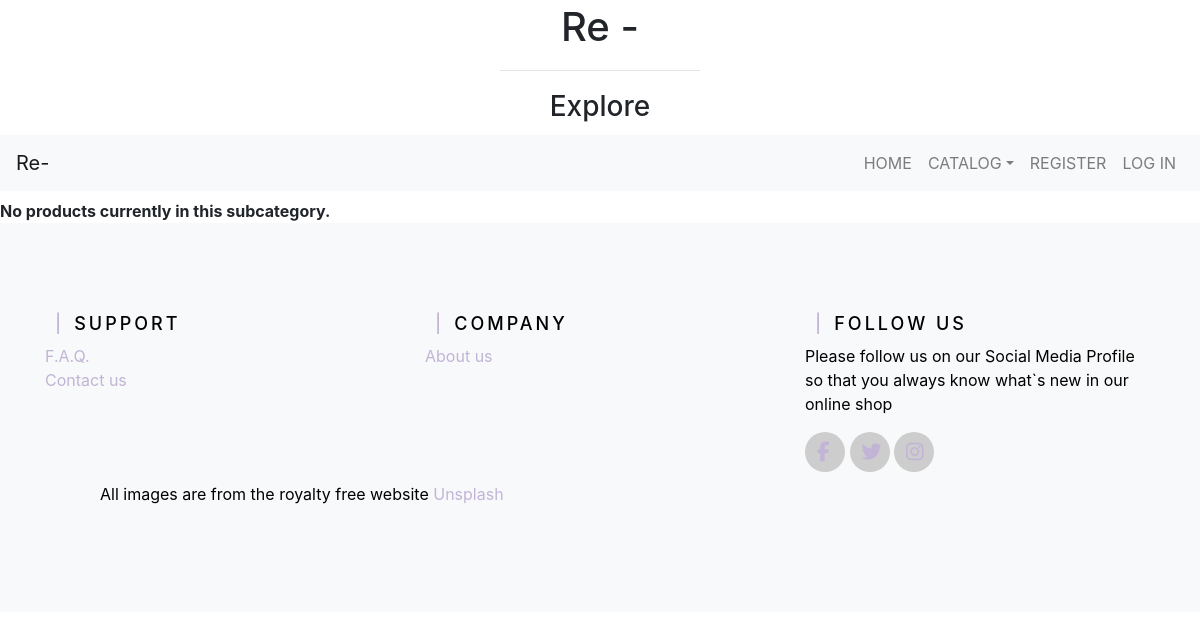
The app's page /reuse/clothes/dresses/, older data.
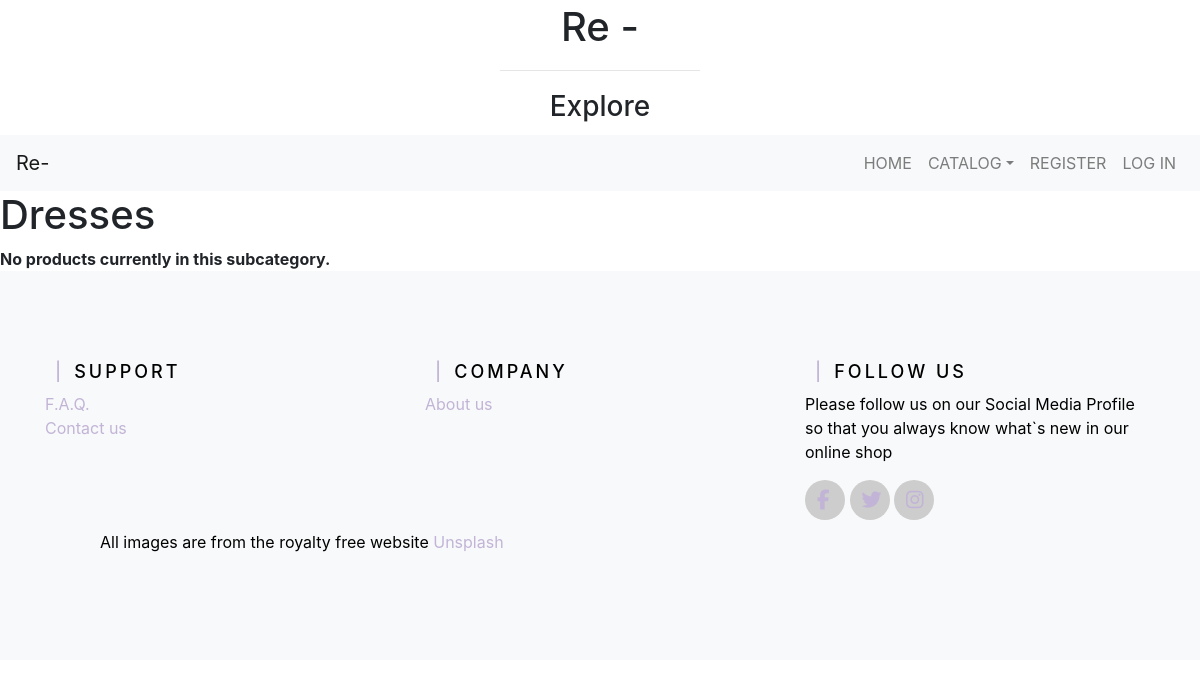
The same page, newer data.
### reuse/models.py (models this page shows, shortened)
class Subcategory(models.Model):
    name = models.CharField(max_length = 128, unique = True)
    category = models.ForeignKey(Category, on_delete = models.CASCADE)
    slug = models.SlugField(unique = True)
    class Meta:
        verbose_name_plural = "subcategories"

### reuse/views.py (the view)
# urls.py: path('<slug:category_name_slug>/<slug:subcategory_name_slug>/',views.show_sub, name='show_sub'),
def show_sub(request, category_name_slug, subcategory_name_slug):
    context_dict = {}
    try:
        category = get_object_or_404(Category, slug=category_name_slug)
        subcategory = Subcategory.objects.get(slug=subcategory_name_slug)
        products = CurrentProduct.objects.filter(subcategory=subcategory)
        context_dict['subcategory'] = subcategory
        context_dict['category'] = category
        context_dict['products'] = products
    except Subcategory.DoesNotExist:
        context_dict['subcategory'] = None
        context_dict['category'] = None
        context_dict['products'] = None
    return render(request,'reuse/subcategory.html',context=context_dict)

### templates/reuse/subcategory.html (shortened to what this page needs)
{% extends 'reuse/base.html' %}
{% load staticfiles %}
{% block titlebar_block %}
    Explore
{% endblock %}
{% block body_block %}
    <h1>{{ subcategory.name }}</h1>
    {% if products %}
    <ul>
        {% for product in products %}
        <li><a href="/reuse/{{ category.slug }}/{{ subcategory.slug }}/{{ product.slug }}">{{ product.name }}</a></li>
        {% endfor %}
    </ul>
    {% else %}
    <strong>No products currently in this subcategory.</strong>
    {% endif %}
{% endblock %}

Row changes from the older to the newer data that the page shows:
added Subcategory: name "Dresses"
